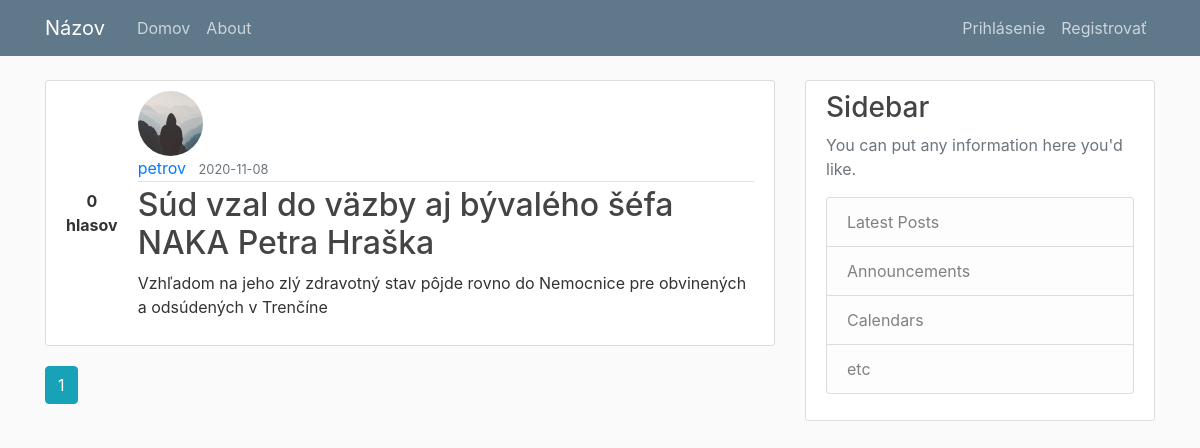
Page /home on the earlier database version.
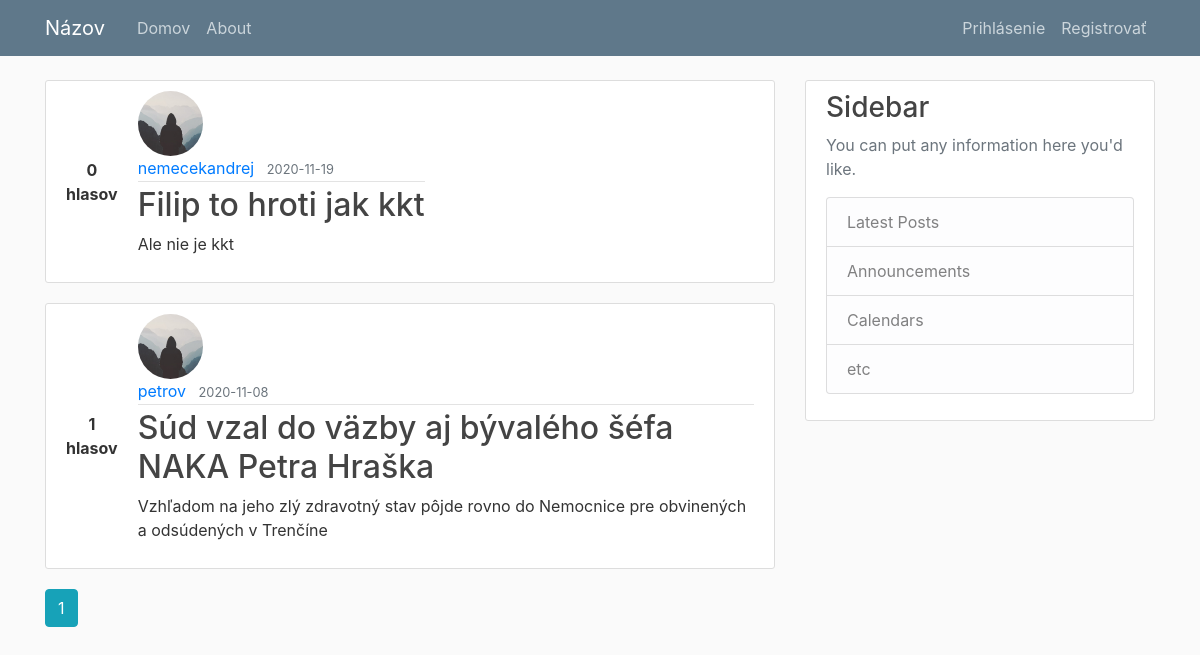
Same page on the later database version.
### application/models.py (models this page shows, shortened)
class Post(db.Model):
    id = db.Column(db.Integer, primary_key=True)
    title =  db.Column(db.String(100), nullable=False)
    date_posted = db.Column(db.DateTime, nullable=False, default=datetime.utcnow())
    content = db.Column(db.Text, nullable=False)
    user_id = db.Column(db.Integer, db.ForeignKey('user.id'), nullable=False)
    comments = db.relationship('Comment', backref='post', lazy=True)
    likes = db.relationship('PostLike', backref='post', lazy=True)
    keywords = db.relationship('KeyWord', backref='post', lazy=True)
    votes = 0
    can_upvote = True
    can_downvote = True
    def set_votable(self):
        self.votes = 0
        for vote in self.likes:
            self.votes = self.votes + 1 if vote.is_upvote else self.votes - 1

class User(db.Model, UserMixin):
    id = db.Column(db.Integer, primary_key=True)
    username = db.Column(db.String(20), unique=True, nullable=False)
    email = db.Column(db.String(120), unique=True, nullable=False)
    image_file = db.Column(db.String(20), nullable=False, default='default.jpg')
    password = db.Column(db.String(60), nullable=False)
    posts = db.relationship('Post', backref='author', lazy=True)
    comments = db.relationship('Comment', backref='author', lazy=True)
    comment_likes = db.relationship('CommentLike', backref='user', lazy=True)
    post_likes = db.relationship('PostLike', backref='user', lazy=True)

### application/main/routes.py (the view)
@main.route('/')
@main.route('/home')
def home():
    page = request.args.get('page', 1, type=int)
    posts = Post.query.order_by(Post.date_posted.desc()).paginate(page=page, per_page=5)
    for post in posts.items:
        post.set_votable()
    return render_template('home.html', posts=posts)

### application/templates/home.html
{% extends "layout.html" %}
{% block content %}
{% for post in posts.items %}
<article class="media content-section">
  <div class="votes">
    <strong>{{ post.votes }}<br>hlasov</strong>
  </div>
  <div>
    <img class="rounded-circle article-img"
      src="{{ url_for('static', filename='profile_pics/' + post.author.image_file) }}">
    <div class="media-body">
      <div class="article-metadata">
        <a class="mr-2"
          href="{{ url_for('users.user_posts', username=post.author.username) }}">{{ post.author.username }}</a>
        <small class="text-muted">{{ post.date_posted.strftime('%Y-%m-%d') }}</small>
      </div>
      <h2><a class="article-title" href="{{ url_for('posts.post', post_id=post.id) }}">{{ post.title }}</a></h2>
      <p class="article-content">{{ post.content }}</p>
    </div>
  </div>
</article>
{% endfor %}
{% for page_num in posts.iter_pages(left_edge=1, right_edge=1, left_current=1, right_current=2) %}
{% if page_num %}
{% if posts.page == page_num %}
<a class="btn btn-info mb-4" href="{{ url_for('main.home', page=page_num) }}">{{ page_num }}</a>
{% else %}
<a class="btn btn-outline-info mb-4" href="{{ url_for('main.home', page=page_num) }}">{{ page_num }}</a>
{% endif %}
{% else %}
. . .
{% endif %}
{% endfor %}
{% endblock content %}

### application/templates/layout.html (shortened to what this page needs)
<!DOCTYPE html>
<html>
  <head>
    <link rel="stylesheet" href="https://stackpath.bootstrapcdn.com/bootstrap/4.5.2/css/bootstrap.min.css">
    <link rel="stylesheet" type="text/css" href="{{ url_for('static', filename='main.css') }}">
  </head>
  <body>
    <header class="site-header">
      <nav class="navbar navbar-expand-md navbar-dark bg-steel fixed-top">
        <div class="container">
          <a class="navbar-brand mr-4" href="/">Názov</a>
          <div class="collapse navbar-collapse" id="navbarToggle">
            <div class="navbar-nav mr-auto">
              <a class="nav-item nav-link" href="{{ url_for('main.home') }}">Domov</a>
              <a class="nav-item nav-link" href="{{ url_for('main.about') }}">About</a>
            </div>
            <div class="navbar-nav">
              {% if current_user.is_authenticated %}
                <a class="nav-item nav-link" href="{{ url_for('posts.new_post') }}">Opýtať sa otázku</a>
                <a class="nav-item nav-link" href="{{ url_for('users.account') }}">Profil</a>
                <a class="nav-item nav-link" href="{{ url_for('users.logout') }}">Odhlásenie</a>
              {% else %}
                <a class="nav-item nav-link" href="{{ url_for('users.login') }}">Prihlásenie</a>
                <a class="nav-item nav-link" href="{{ url_for('users.register') }}">Registrovať</a>
              {% endif %}
            </div>
          </div>
        </div>
      </nav>
    </header>
    <main role="main" class="container">
      <div class="row">
        <div class="col-md-8">
          {% block content %}{% endblock %}
        </div>
        <div class="col-md-4">
          <div class="content-section">
            <h3>Sidebar</h3>
            <p class='text-muted'>You can put any information here you'd like.
            <ul class="list-group">
              <li class="list-group-item list-group-item-light">Latest Posts</li>
              <li class="list-group-item list-group-item-light">Announcements</li>
              <li class="list-group-item list-group-item-light">Calendars</li>
              <li class="list-group-item list-group-item-light">etc</li>
            </ul>
            </p>
          </div>
        </div>
      </div>
    </main>
  </body>
</html>

### application/static/main.css (style rules this page uses)
body { background: #fafafa; color: #333333; margin-top: 5rem; }
h1, h2, h3, h4, h5, h6 { color: #444444; }
.bg-steel { background-color: #5f788a; }
.site-header .navbar-nav .nav-link { color: #cbd5db; }
.content-section { background: #ffffff; padding: 10px 20px; border: 1px solid #dddddd; border-radius: 3px; margin-bottom: 20px; }
.article-title { color: #444444; }
.article-content { white-space: pre-line; }
.article-img { height: 65px; width: 65px; margin-right: 16px; }
.article-metadata { padding-bottom: 1px; margin-bottom: 4px; border-bottom: 1px solid #e3e3e3; }
.votes { padding-right: 20px; align-self: center; text-align: center; }
.votes * { display: block; text-align: center; }

Differences in the rows shown:
added Post: votes "0", image_file (placeholder picture), author.username "nemecekandrej", date_posted "2020-11-19", title "Filip to hroti jak kkt", content "Ale nie je kkt"
computed for Post "Súd vzal do väzby aj bývalého šéfa NAKA Petra Hraška": votes "0" → "1"
